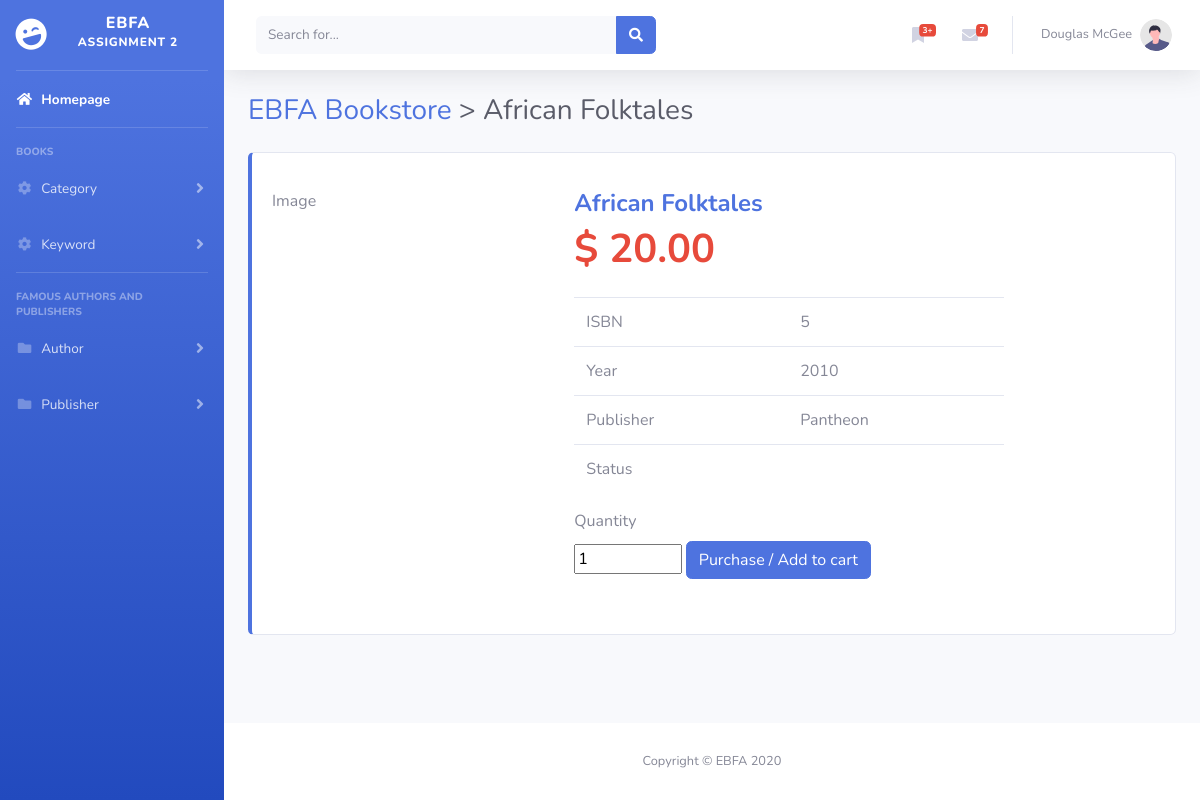
Screenshot of /book.php?ISBN=5 with the database file from the repository.
### tables this page shows
CREATE TABLE IF NOT EXISTS `books` (
  `ISBN` INT NOT NULL,
  `Title` varchar(50) NOT NULL,
  `Year` INT NOT NULL,
  `Price` decimal(6,2) NOT NULL,
  `Publisher` varchar(50) NOT NULL,
  `stock_status` enum('OUT_OF_STOCK', 'IN_STOCK') NOT NULL DEFAULT 'OUT_OF_STOCK',
  PRIMARY KEY (`ISBN`)
);

### functions/database_functions.php (called while the page is built, shortened)
<?php
	function getBook($conn, $book_isbn){
		$query = "SELECT * FROM books WHERE ISBN = '$book_isbn'";
  		$result = mysqli_query($conn, $query);
  		$row = mysqli_fetch_assoc($result);
		return $row;
	}
?>

### book.php (the view, shortened to what this page needs)
<?php
    $book_isbn = $_GET['ISBN'];
    require_once "./functions/database_functions.php";
    $conn = db_connect();
    $row = getBook($conn, $book_isbn);
    require "./template/header.php";
?>
                    <div class="d-sm-flex align-items-center justify-content-between mb-4">
                        <h1 class="h3 mb-0 text-gray-800"><a href="index.php">EBFA Bookstore</a> > <?php echo $row['Title'] ?></h1>
                    </div>
                    <div class="card mb-4 py-3 border-left-primary">
                        <div class="card-body">
                            <div class="row">
                                <div class="col-lg-4">
                                    <p> Image </p>
                                </div>
                                <div class="col-lg-6">
                                    <h6 class="h4 m-0 font-weight-bold text-primary mb-2"><?php echo $row['Title']; ?></h6>
                                    <p class="h1 m-0 font-weight-bold text-danger mb-4"> $ <?php echo $row['Price']; ?> </p>
                                    <table class="table">
          	                        <?php foreach($row as $key => $value){
                                    if($key == "ISBN" || $key == "Publisher" || $key == "Year" || $key == "stock_status"){
                                        if($key == "stock_status")
                                        $key = "Status";
                                    }
                                    else continue;
                                    ?>
                                    <tr>
                                    <td><?php echo $key; ?></td>
                                    <td><?php echo $value; ?></td>
                                    </tr>
                                    <?php
                                    }
                                    ?>
                                    </table>
                                    <form method="post" action="cart.php">
                                                <div class="form-group">
                                                    <label for="number" class="form-text">Quantity</label>
                                                    <input type="number" name="qty" id="number" value="1" class="mb-2 w-25">
                                                    <input type="submit" value="Purchase / Add to cart" name="order" class="btn btn-primary">
                                                </div>
                                    </form>
                                </div>
                            </div>
                        </div>
                    </div>
<?php
    require "./template/footer.php";
?>

### rows the page displays
books: Title "African Folktales", Price "20.00", ISBN "5", Year "2010", Publisher "Pantheon"

### other values shown
$key "ISBN"
$key "Year"
$key "Publisher"
$key "Status"
